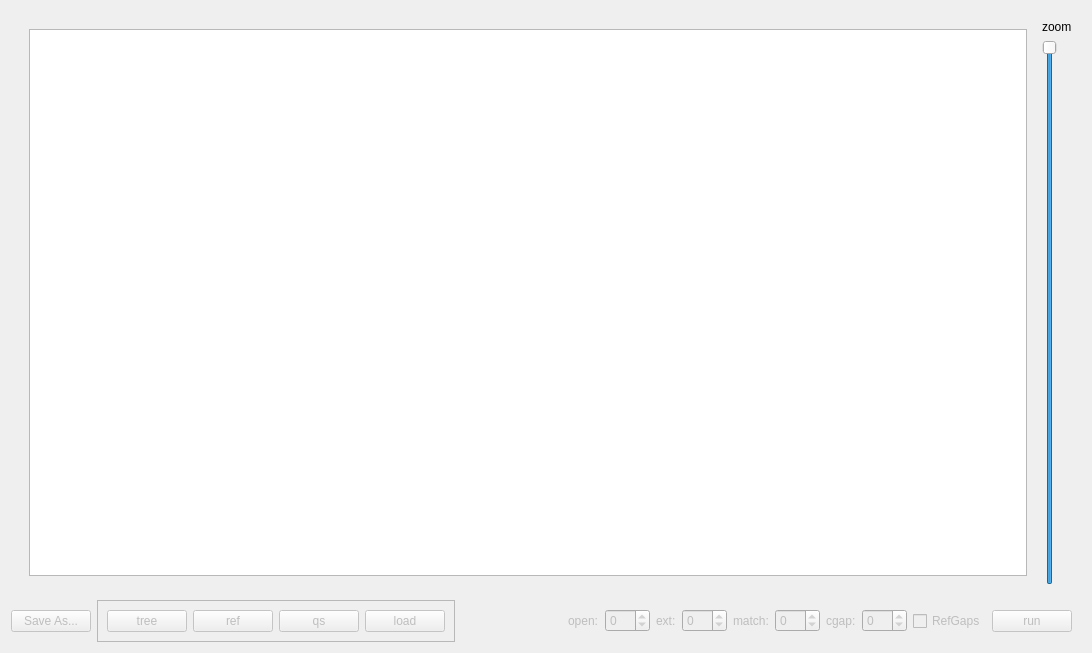
<?xml version="1.0" encoding="UTF-8"?>
<ui version="4.0">
 <class>MainWidget</class>
 <widget class="QWidget" name="MainWidget">
  <property name="geometry">
   <rect>
    <x>0</x>
    <y>0</y>
    <width>1092</width>
    <height>653</height>
   </rect>
  </property>
  <property name="windowTitle">
   <string>Form</string>
  </property>
  <layout class="QGridLayout" name="gridLayout">
   <item row="1" column="3">
    <widget class="QFrame" name="frRun">
     <property name="enabled">
      <bool>false</bool>
     </property>
     <property name="frameShape">
      <enum>QFrame::NoFrame</enum>
     </property>
     <property name="frameShadow">
      <enum>QFrame::Raised</enum>
     </property>
     <layout class="QHBoxLayout" name="horizontalLayout_2">
      <item>
       <widget class="QLabel" name="label">
        <property name="text">
         <string>open:</string>
        </property>
       </widget>
      </item>
      <item>
       <widget class="QSpinBox" name="sbOpen">
        <property name="minimum">
         <number>-99</number>
        </property>
       </widget>
      </item>
      <item>
       <widget class="QLabel" name="label_2">
        <property name="text">
         <string>ext:</string>
        </property>
       </widget>
      </item>
      <item>
       <widget class="QSpinBox" name="sbExt">
        <property name="minimum">
         <number>-99</number>
        </property>
       </widget>
      </item>
      <item>
       <widget class="QLabel" name="label_3">
        <property name="text">
         <string>match:</string>
        </property>
       </widget>
      </item>
      <item>
       <widget class="QSpinBox" name="sbMatch">
        <property name="minimum">
         <number>-99</number>
        </property>
       </widget>
      </item>
      <item>
       <widget class="QLabel" name="label_4">
        <property name="text">
         <string>cgap:</string>
        </property>
       </widget>
      </item>
      <item>
       <widget class="QSpinBox" name="sbCgap">
        <property name="minimum">
         <number>-99</number>
        </property>
       </widget>
      </item>
      <item>
       <widget class="QCheckBox" name="cbRefGaps">
        <property name="text">
         <string>RefGaps</string>
        </property>
       </widget>
      </item>
      <item>
       <widget class="QPushButton" name="pbRun">
        <property name="text">
         <string>run</string>
        </property>
       </widget>
      </item>
     </layout>
    </widget>
   </item>
   <item row="1" column="2">
    <spacer name="horizontalSpacer">
     <property name="orientation">
      <enum>Qt::Horizontal</enum>
     </property>
     <property name="sizeHint" stdset="0">
      <size>
       <width>40</width>
       <height>20</height>
      </size>
     </property>
    </spacer>
   </item>
   <item row="1" column="1">
    <widget class="QFrame" name="frButtons">
     <property name="enabled">
      <bool>false</bool>
     </property>
     <property name="frameShape">
      <enum>QFrame::StyledPanel</enum>
     </property>
     <property name="frameShadow">
      <enum>QFrame::Raised</enum>
     </property>
     <layout class="QHBoxLayout" name="horizontalLayout_3">
      <item>
       <widget class="QPushButton" name="pb_tree">
        <property name="text">
         <string>tree</string>
        </property>
       </widget>
      </item>
      <item>
       <widget class="QPushButton" name="pb_ref">
        <property name="text">
         <string>ref</string>
        </property>
       </widget>
      </item>
      <item>
       <widget class="QPushButton" name="pb_qs">
        <property name="text">
         <string>qs</string>
        </property>
       </widget>
      </item>
      <item>
       <widget class="QPushButton" name="pbLoad">
        <property name="enabled">
         <bool>false</bool>
        </property>
        <property name="text">
         <string>load</string>
        </property>
       </widget>
      </item>
     </layout>
    </widget>
   </item>
   <item row="1" column="0">
    <widget class="QPushButton" name="pbSaveAs">
     <property name="enabled">
      <bool>false</bool>
     </property>
     <property name="text">
      <string>Save As...</string>
     </property>
    </widget>
   </item>
   <item row="0" column="0" colspan="4">
    <widget class="QFrame" name="frame">
     <property name="frameShape">
      <enum>QFrame::NoFrame</enum>
     </property>
     <property name="frameShadow">
      <enum>QFrame::Raised</enum>
     </property>
     <layout class="QGridLayout" name="gridLayout_2">
      <item row="0" column="0" rowspan="2">
       <widget class="QFrame" name="frame_2">
        <property name="frameShape">
         <enum>QFrame::NoFrame</enum>
        </property>
        <property name="frameShadow">
         <enum>QFrame::Raised</enum>
        </property>
        <layout class="QHBoxLayout" name="horizontalLayout">
         <item>
          <widget class="QSplitter" name="splitter">
           <property name="orientation">
            <enum>Qt::Vertical</enum>
           </property>
           <widget class="QPlainTextEdit" name="pte_log">
            <property name="enabled">
             <bool>true</bool>
            </property>
            <property name="sizePolicy">
             <sizepolicy hsizetype="Expanding" vsizetype="Preferred">
              <horstretch>0</horstretch>
              <verstretch>0</verstretch>
             </sizepolicy>
            </property>
            <property name="baseSize">
             <size>
              <width>0</width>
              <height>0</height>
             </size>
            </property>
            <property name="readOnly">
             <bool>false</bool>
            </property>
            <property name="centerOnScroll">
             <bool>true</bool>
            </property>
           </widget>
          </widget>
         </item>
        </layout>
        <zorder>pte_log</zorder>
        <zorder>saQuery</zorder>
        <zorder>saRef</zorder>
        <zorder>pte_log_2</zorder>
        <zorder>scrollArea_3</zorder>
       </widget>
      </item>
      <item row="0" column="1">
       <widget class="QLabel" name="label_5">
        <property name="text">
         <string>zoom</string>
        </property>
       </widget>
      </item>
      <item row="1" column="1">
       <widget class="QSlider" name="slZoom">
        <property name="minimum">
         <number>10</number>
        </property>
        <property name="maximum">
         <number>100</number>
        </property>
        <property name="value">
         <number>100</number>
        </property>
        <property name="orientation">
         <enum>Qt::Vertical</enum>
        </property>
       </widget>
      </item>
     </layout>
    </widget>
   </item>
  </layout>
 </widget>
 <tabstops>
  <tabstop>pb_tree</tabstop>
  <tabstop>pb_ref</tabstop>
  <tabstop>pb_qs</tabstop>
  <tabstop>pte_log</tabstop>
 </tabstops>
 <resources/>
 <connections/>
</ui>
